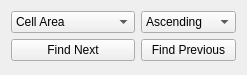
         <widget class="QWidget" name="page_3">
          <property name="geometry">
           <rect>
            <x>0</x>
            <y>0</y>
            <width>214</width>
            <height>75</height>
           </rect>
          </property>
          <attribute name="label">
           <string>Find/Sort Cells</string>
          </attribute>
          <layout class="QVBoxLayout" name="verticalLayout_37">
           <item>
            <layout class="QGridLayout" name="gridLayout_39">
             <item row="1" column="1">
              <widget class="QPushButton" name="find_previous">
               <property name="text">
                <string>Find Previous</string>
               </property>
              </widget>
             </item>
             <item row="0" column="1">
              <widget class="QComboBox" name="find_mode">
               <item>
                <property name="text">
                 <string>Ascending</string>
                </property>
               </item>
               <item>
                <property name="text">
                 <string>Descending</string>
                </property>
               </item>
              </widget>
             </item>
             <item row="1" column="0">
              <widget class="QPushButton" name="find_next">
               <property name="text">
                <string>Find Next</string>
               </property>
              </widget>
             </item>
             <item row="0" column="0">
              <widget class="QComboBox" name="find_criterion">
               <item>
                <property name="text">
                 <string>Cell Area</string>
                </property>
               </item>
               <item>
                <property name="text">
                 <string>Cell Solidity</string>
                </property>
               </item>
               <item>
                <property name="text">
                 <string>Cell Aspect Ratio</string>
                </property>
               </item>
              </widget>
             </item>
            </layout>
           </item>
           <item>
            <spacer name="verticalSpacer_55">
             <property name="orientation">
              <enum>Qt::Vertical</enum>
             </property>
             <property name="sizeHint" stdset="0">
              <size>
               <width>20</width>
               <height>40</height>
              </size>
             </property>
            </spacer>
           </item>
          </layout>
         </widget>
